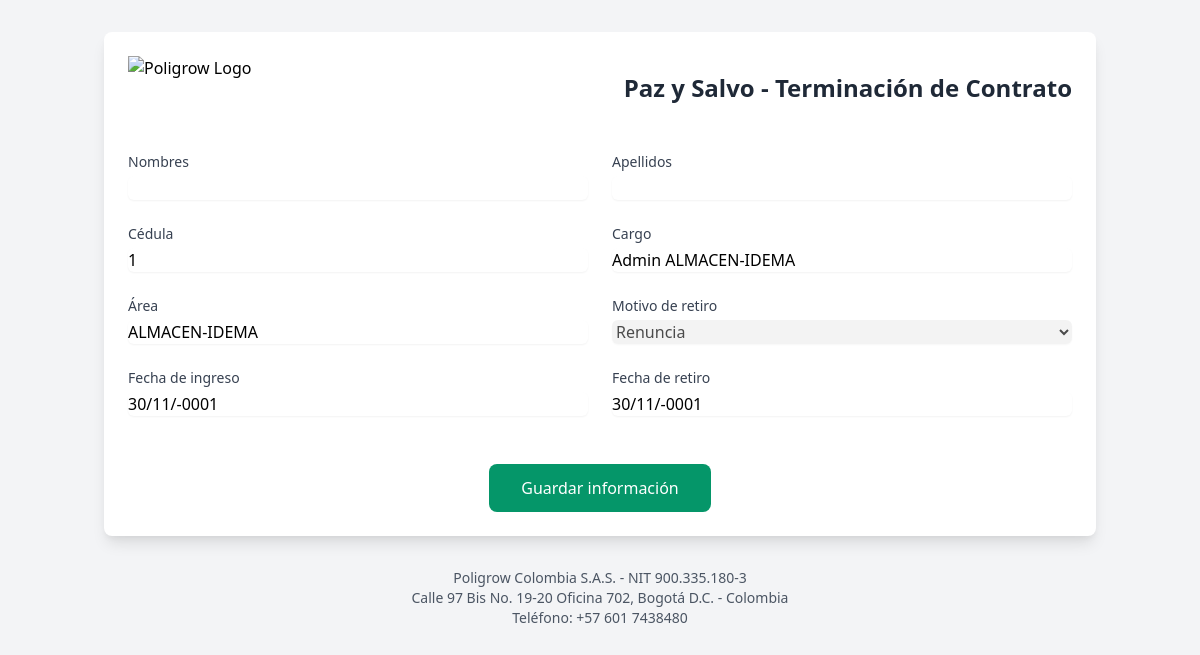
The app's page /poligrow_paz_y_salvo/generar_paz_y_salvo_admin.php?empleado_id=1 with its own data.
### tables this page shows
CREATE TABLE `empleados` (
  `id` int(11) NOT NULL AUTO_INCREMENT,
  `cedula` varchar(20) NOT NULL,
  `nombres` varchar(255) DEFAULT NULL,
  `apellidos` varchar(255) DEFAULT NULL,
  `cargo` varchar(255) NOT NULL,
  `area` varchar(255) NOT NULL,
  `password` varchar(255) NOT NULL,
  `es_admin` tinyint(4) DEFAULT 0 COMMENT '0=usuario normal, 1=admin, 2=supervisor',
  `fecha_ingreso` date DEFAULT NULL,
  `fecha_retiro` date DEFAULT NULL,
  `motivo_retiro` varchar(100) DEFAULT NULL,
  `created_at` timestamp NOT NULL DEFAULT current_timestamp(),
  `updated_at` timestamp NOT NULL DEFAULT current_timestamp() ON UPDATE current_timestamp(),
  PRIMARY KEY (`id`),
  UNIQUE KEY `cedula` (`cedula`),
  KEY `idx_empleados_cedula` (`cedula`)
);

### poligrow_paz_y_salvo/includes/database.php (called while the page is built, shortened)
<?php
class DatabaseConfig {
    private static $instance = null;
    public static function getConnection() {
        if (self::$instance === null) {
            self::$instance = new mysqli(
                self::DB_HOST,
                self::DB_USER,
                self::DB_PASS,
                self::DB_NAME
            );
            self::$instance->set_charset("utf8");
        }
        return self::$instance;
    }
}
?>

### poligrow_paz_y_salvo/generar_paz_y_salvo_admin.php (the view, shortened to what this page needs)
<?php
require_once 'includes/database.php';
require_once 'logica_paz_y_salvo.php';
$empleado_id = isset($_GET['empleado_id']) ? $_GET['empleado_id'] : null;
if ($empleado_id) {
    $stmt = DatabaseConfig::getConnection()->prepare("SELECT * FROM empleados WHERE id = ?");
    $stmt->bind_param("i", $empleado_id);
    $stmt->execute();
    $result = $stmt->get_result();
    $empleado = $result->fetch_assoc();
}
?>
<!DOCTYPE html>
<html lang="es">
<head>
    <link href="https://cdn.jsdelivr.net/npm/tailwindcss@2.2.19/dist/tailwind.min.css" rel="stylesheet">
    <link rel="stylesheet" href="https://cdnjs.cloudflare.com/ajax/libs/jqueryui/1.12.1/jquery-ui.min.css">
</head>
<body class="bg-gray-100">
<div class="container mx-auto px-4 py-8">
    <div class="bg-white rounded-lg shadow-lg p-6">
        <div class="flex items-center justify-between mb-8">
            <img src="assets/images/logo.png" alt="Poligrow Logo" class="h-16">
            <h1 class="text-2xl font-bold text-center text-gray-800">
                Paz y Salvo - Terminación de Contrato
            </h1>
        </div>
        <form method="POST" enctype="multipart/form-data" class="space-y-6">
            <div class="grid grid-cols-1 md:grid-cols-2 gap-6">
                <div>
                    <label class="block text-sm font-medium text-gray-700">Nombres</label>
                    <input type="text" name="nombres" required
                           value="<?php echo isset($empleado['nombres']) ? $empleado['nombres'] : ''; ?>"
                           class="mt-1 block w-full rounded-md border-gray-300 shadow-sm focus:border-blue-500 focus:ring-blue-500" readonly>
                </div>
                <div>
                    <label class="block text-sm font-medium text-gray-700">Apellidos</label>
                    <input type="text" name="apellidos" required
                           value="<?php echo isset($empleado['apellidos']) ? $empleado['apellidos'] : ''; ?>"
                           class="mt-1 block w-full rounded-md border-gray-300 shadow-sm focus:border-blue-500 focus:ring-blue-500" readonly>
                </div>
                <div>
                    <label class="block text-sm font-medium text-gray-700">Cédula</label>
                    <input type="text" name="cedula" required
                           value="<?php echo isset($empleado['cedula']) ? $empleado['cedula'] : ''; ?>"
                           class="mt-1 block w-full rounded-md border-gray-300 shadow-sm focus:border-blue-500 focus:ring-blue-500" readonly>
                </div>
                <div>
                    <label class="block text-sm font-medium text-gray-700">Cargo</label>
                    <input type="text" name="cargo" required
                           value="<?php echo isset($empleado['cargo']) ? $empleado['cargo'] : ''; ?>"
                           class="mt-1 block w-full rounded-md border-gray-300 shadow-sm focus:border-blue-500 focus:ring-blue-500" readonly>
                </div>
                <div>
                    <label class="block text-sm font-medium text-gray-700">Área</label>
                    <input type="text" name="area" required
                           value="<?php echo isset($empleado['area']) ? $empleado['area'] : ''; ?>"
                           class="mt-1 block w-full rounded-md border-gray-300 shadow-sm focus:border-blue-500 focus:ring-blue-500" readonly>
                </div>
                <div>
                    <label class="block text-sm font-medium text-gray-700">Motivo de retiro</label>
                    <select name="motivo_retiro" required
                            class="mt-1 block w-full rounded-md border-gray-300 shadow-sm focus:border-blue-500 focus:ring-blue-500" disabled>
                        <option value="RENUNCIA" <?php echo (isset($empleado['motivo_retiro']) && $empleado['motivo_retiro'] == 'RENUNCIA') ? 'selected' : ''; ?>>Renuncia</option>
                    </select>
                </div>
                <div>
                    <label class="block text-sm font-medium text-gray-700">Fecha de ingreso</label>
                    <input type="text" name="fecha_ingreso" required class="datepicker mt-1 block w-full rounded-md border-gray-300 shadow-sm focus:border-blue-500 focus:ring-blue-500"
                           value="<?php echo isset($empleado['fecha_ingreso']) ? date('d/m/Y', strtotime($empleado['fecha_ingreso'])) : ''; ?>" readonly>
                </div>
                <div>
                    <label class="block text-sm font-medium text-gray-700">Fecha de retiro</label>
                    <input type="text" name="fecha_retiro" required class="datepicker mt-1 block w-full rounded-md border-gray-300 shadow-sm focus:border-blue-500 focus:ring-blue-500"
                           value="<?php echo isset($empleado['fecha_retiro']) ? date('d/m/Y', strtotime($empleado['fecha_retiro'])) : ''; ?>" readonly>
                </div>
            </div>
            <div class="mt-8 flex justify-center space-x-4">
                <button type="submit" name="guardar_y_salir"
                        class="bg-green-600 text-white px-8 py-3 rounded-lg hover:bg-green-700 focus:outline-none focus:ring-2 focus:ring-green-500 focus:ring-offset-2">
                    Guardar información
                </button>
            </div>
        </form>
    </div>
    <footer class="mt-8 text-center text-sm text-gray-600">
        <p>Poligrow Colombia S.A.S. - NIT 900.335.180-3</p>
        <p>Calle 97 Bis No. 19-20 Oficina 702, Bogotá D.C. - Colombia</p>
        <p>Teléfono: +57 601 7438480</p>
    </footer>
</div>
</body>
</html>

### records on screen
empleados: cedula "1", cargo "Admin ALMACEN-IDEMA", area "ALMACEN-IDEMA", fecha_ingreso "30/11/-0001", fecha_retiro "30/11/-0001"
